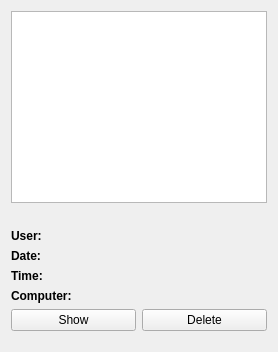
<?xml version="1.0" encoding="UTF-8"?>
<ui version="4.0">
 <class>ScreenshotManagementPanel</class>
 <widget class="QWidget" name="ScreenshotManagementPanel">
  <layout class="QVBoxLayout" name="verticalLayout">
   <item>
    <widget class="QListView" name="list">
     <property name="toolTip">
      <string>All screenshots taken by you are listed here. You can take screenshots by clicking the &quot;Screenshot&quot; item in the context menu of a computer. The screenshots can be managed using the buttons below.</string>
     </property>
     <property name="editTriggers">
      <set>QAbstractItemView::NoEditTriggers</set>
     </property>
    </widget>
   </item>
   <item>
    <widget class="QLabel" name="previewLbl">
     <property name="minimumSize">
      <size>
       <width>1</width>
       <height>1</height>
      </size>
     </property>
     <property name="scaledContents">
      <bool>true</bool>
     </property>
    </widget>
   </item>
   <item>
    <layout class="QGridLayout" name="_2" columnstretch="0,1">
     <item row="1" column="1">
      <widget class="QLabel" name="dateLbl"/>
     </item>
     <item row="0" column="0">
      <widget class="QLabel" name="userDescLbl">
       <property name="font">
        <font>
         <weight>75</weight>
         <bold>true</bold>
        </font>
       </property>
       <property name="text">
        <string>User:</string>
       </property>
      </widget>
     </item>
     <item row="0" column="1">
      <widget class="QLabel" name="userLbl"/>
     </item>
     <item row="2" column="1">
      <widget class="QLabel" name="timeLbl"/>
     </item>
     <item row="3" column="0">
      <widget class="QLabel" name="hostDescLbl">
       <property name="font">
        <font>
         <weight>75</weight>
         <bold>true</bold>
        </font>
       </property>
       <property name="text">
        <string>Computer:</string>
       </property>
      </widget>
     </item>
     <item row="1" column="0">
      <widget class="QLabel" name="dateDescLbl">
       <property name="font">
        <font>
         <weight>75</weight>
         <bold>true</bold>
        </font>
       </property>
       <property name="text">
        <string>Date:</string>
       </property>
      </widget>
     </item>
     <item row="3" column="1">
      <widget class="QLabel" name="hostLbl"/>
     </item>
     <item row="2" column="0">
      <widget class="QLabel" name="timeDescLbl">
       <property name="font">
        <font>
         <weight>75</weight>
         <bold>true</bold>
        </font>
       </property>
       <property name="text">
        <string>Time:</string>
       </property>
      </widget>
     </item>
    </layout>
   </item>
   <item>
    <layout class="QHBoxLayout" name="horizontalLayout">
     <item>
      <widget class="QPushButton" name="showBtn">
       <property name="text">
        <string>Show</string>
       </property>
       <property name="icon">
        <iconset resource="../../core/resources/core.qrc">
         <normaloff>:/core/edit-find.png</normaloff>:/core/edit-find.png</iconset>
       </property>
       <property name="iconSize">
        <size>
         <width>22</width>
         <height>22</height>
        </size>
       </property>
      </widget>
     </item>
     <item>
      <widget class="QPushButton" name="deleteBtn">
       <property name="text">
        <string>Delete</string>
       </property>
       <property name="icon">
        <iconset resource="../../core/resources/core.qrc">
         <normaloff>:/core/edit-delete.png</normaloff>:/core/edit-delete.png</iconset>
       </property>
       <property name="iconSize">
        <size>
         <width>22</width>
         <height>22</height>
        </size>
       </property>
      </widget>
     </item>
    </layout>
   </item>
   <item>
    <spacer name="spacer">
     <property name="orientation">
      <enum>Qt::Vertical</enum>
     </property>
     <property name="sizeType">
      <enum>QSizePolicy::Fixed</enum>
     </property>
     <property name="sizeHint" stdset="0">
      <size>
       <width>16</width>
       <height>10</height>
      </size>
     </property>
    </spacer>
   </item>
  </layout>
 </widget>
 <resources>
  <include location="../../core/resources/core.qrc"/>
 </resources>
 <connections/>
</ui>
